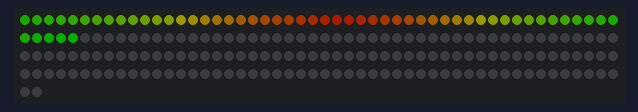
Bench run of a sketch on a simulated Arduino Uno, built with avr-gcc and run on an emulated ATmega328P. On the bench: 202 RGB LEDs in strip order, left to right, continuing on the next row. Dim RGB values are drawn brighter than linear.

Above: at 0.5 s.

The sketch:

sketch_may27a.ino
```cpp
//LIBRARIES
#include <Adafruit_NeoPixel.h>


//VARIABLES
int LEDPIN = 7;//The Pin The LEDS Are Connected TO
const int sensorMin = 0;     // sensor minimum
const int sensorMax = 1024;  // sensor maximum

//strip start #'s
int s1start = 0;
int s2start = 54;
int s3start = 77;
int s4start = 100;
int s5start = 122;
int s6start = 145;

//strip end #'s
int s1end = s2start -1;
int s2end = s3start-1;
int s3end = s4start-1;
int s4end = s5start-1;
int s5end = s6start-1;
int s6end = 200;

//The analog readout from analogRead(i);
int sensor1;//A0
int sensor2;//A1
int sensor3;//A2
int sensor4;//A3
int sensor5;//A4
int sensor6;//A5

int range1;//map 1
int range2;//map 2
int range3;//map 3
int range4;//map 4
int range5;//map 5
int range6;//map 6


//DECLARE THE LED STRIP
Adafruit_NeoPixel strip = Adafruit_NeoPixel(202, LEDPIN, NEO_GRB + NEO_KHZ800);

 //declaring colors
uint32_t red = strip.Color(255, 0, 0);
uint32_t green = strip.Color(0, 255, 0);
uint32_t blue = strip.Color(0, 0, 255);


//SETUP
void setup() {
  Serial.begin(9600);
  strip.begin();
  strip.setBrightness(50);
}

void loop()
{
  GreenToRed(0,54,false);
}


//attributes = lightswipe(ledStart#, ledEnd#, strip.Color(255, 0, 0), shows? = t/f, for/backwards? t/f )

void GreenToRed(int start, int ends,  bool forwards)
{


  if (forwards) {
    int r = 255;
  int g = 0;
  int b = 0;
    for (int i = start; i <= ends; i++)
    {
      strip.setPixelColor(i, strip.Color(r, g, b));
        strip.show();
        delay(200);
        if(i <= ends / 2)
        {r -= 7;
        g += 7;}
        if(i >= ends / 2)
        {r += 8;
        g -= 8;}
    }
  }

   if (!forwards) {
    int r = 0;
  int g = 255;
  int b = 0;
    for (int i = ends; i >= start; i--)
    {
      strip.setPixelColor(i, strip.Color(r, g, b));
        strip.show();
        if(i >= ends /2)
        {g -= 8;
        r += 8;}
        if(i <= ends /2)
        {g += 7;
        r -= 7;}
    }
  }
}

void Clear()
{
  for (int i = 0; i < strip.numPixels(); i++) {
    strip.setPixelColor(i, strip.Color(0, 0, 0));
  }
  strip.show();
}
```
